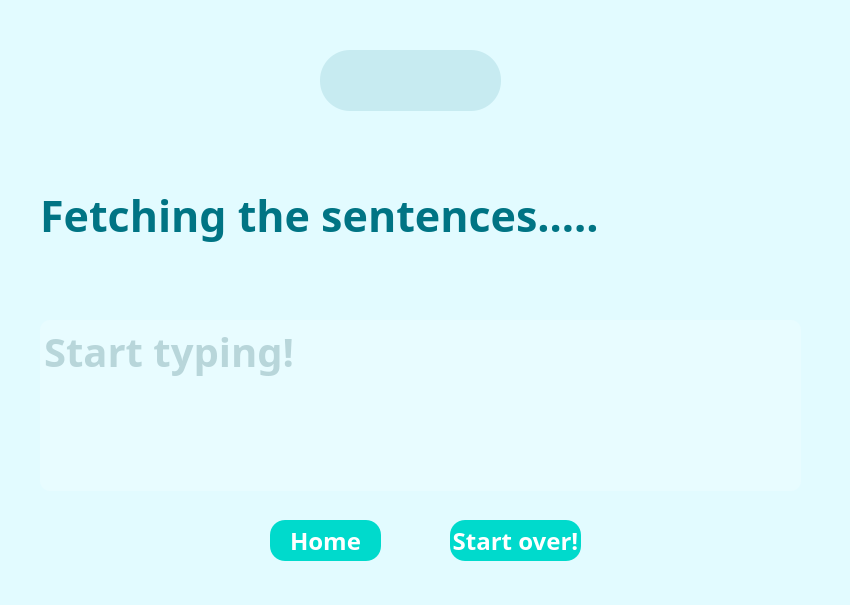
<?xml version="1.0" encoding="UTF-8"?>
<ui version="4.0">
 <class>typingGame</class>
 <widget class="QMainWindow" name="typingGame">
  <property name="geometry">
   <rect>
    <x>0</x>
    <y>0</y>
    <width>850</width>
    <height>605</height>
   </rect>
  </property>
  <property name="maximumSize">
   <size>
    <width>850</width>
    <height>605</height>
   </size>
  </property>
  <property name="palette">
   <palette>
    <active/>
    <inactive/>
    <disabled/>
   </palette>
  </property>
  <property name="font">
   <font>
    <family>Baloo Chettan 2</family>
    <pointsize>18</pointsize>
   </font>
  </property>
  <property name="windowTitle">
   <string>typeRush</string>
  </property>
  <property name="whatsThis">
   <string>&lt;html&gt;&lt;head/&gt;&lt;body&gt;&lt;p&gt;harmonize&lt;/p&gt;&lt;/body&gt;&lt;/html&gt;</string>
  </property>
  <property name="styleSheet">
   <string notr="true"/>
  </property>
  <property name="locale">
   <locale language="English" country="UnitedStates"/>
  </property>
  <property name="documentMode">
   <bool>true</bool>
  </property>
  <property name="unifiedTitleAndToolBarOnMac">
   <bool>true</bool>
  </property>
  <widget class="QWidget" name="centralwidget">
   <property name="minimumSize">
    <size>
     <width>850</width>
     <height>605</height>
    </size>
   </property>
   <property name="palette">
    <palette>
     <active/>
     <inactive/>
     <disabled/>
    </palette>
   </property>
   <property name="font">
    <font>
     <family>Baloo Chettan 2</family>
     <pointsize>18</pointsize>
    </font>
   </property>
   <widget class="QGroupBox" name="settings">
    <property name="enabled">
     <bool>true</bool>
    </property>
    <property name="geometry">
     <rect>
      <x>-10</x>
      <y>0</y>
      <width>881</width>
      <height>605</height>
     </rect>
    </property>
    <property name="minimumSize">
     <size>
      <width>850</width>
      <height>605</height>
     </size>
    </property>
    <property name="styleSheet">
     <string notr="true">background-color: #e2fbff;
border-radius: 10px</string>
    </property>
    <property name="alignment">
     <set>Qt::AlignmentFlag::AlignJustify|Qt::AlignmentFlag::AlignVCenter</set>
    </property>
    <widget class="QLabel" name="timer">
     <property name="enabled">
      <bool>false</bool>
     </property>
     <property name="geometry">
      <rect>
       <x>330</x>
       <y>50</y>
       <width>181</width>
       <height>61</height>
      </rect>
     </property>
     <property name="font">
      <font>
       <family>Baloo Chettan 2</family>
       <pointsize>36</pointsize>
       <bold>true</bold>
      </font>
     </property>
     <property name="styleSheet">
      <string notr="true">color:rgb(0, 116, 132);
background-color: rgb(199, 235, 241);
border-radius: 30px;</string>
     </property>
     <property name="text">
      <string/>
     </property>
     <property name="alignment">
      <set>Qt::AlignmentFlag::AlignCenter</set>
     </property>
     <property name="wordWrap">
      <bool>true</bool>
     </property>
    </widget>
    <widget class="QTextEdit" name="textfield">
     <property name="geometry">
      <rect>
       <x>50</x>
       <y>320</y>
       <width>761</width>
       <height>171</height>
      </rect>
     </property>
     <property name="font">
      <font>
       <family>Baloo Chettan 2</family>
       <pointsize>30</pointsize>
       <bold>true</bold>
      </font>
     </property>
     <property name="styleSheet">
      <string notr="true">color:rgb(135, 175, 181);
background-color: rgb(232, 252, 255)</string>
     </property>
     <property name="inputMethodHints">
      <set>Qt::InputMethodHint::ImhMultiLine|Qt::InputMethodHint::ImhNoPredictiveText</set>
     </property>
     <property name="lineWidth">
      <number>7</number>
     </property>
     <property name="midLineWidth">
      <number>7</number>
     </property>
     <property name="placeholderText">
      <string>Start typing!</string>
     </property>
    </widget>
    <widget class="QLabel" name="sentencelabel">
     <property name="geometry">
      <rect>
       <x>50</x>
       <y>120</y>
       <width>761</width>
       <height>191</height>
      </rect>
     </property>
     <property name="font">
      <font>
       <family>Baloo Chettan 2</family>
       <pointsize>32</pointsize>
       <bold>true</bold>
      </font>
     </property>
     <property name="styleSheet">
      <string notr="true">color:rgb(0, 116, 132)</string>
     </property>
     <property name="text">
      <string>Fetching the sentences.....</string>
     </property>
     <property name="wordWrap">
      <bool>true</bool>
     </property>
    </widget>
    <widget class="QPushButton" name="restartbutton">
     <property name="geometry">
      <rect>
       <x>460</x>
       <y>520</y>
       <width>131</width>
       <height>41</height>
      </rect>
     </property>
     <property name="font">
      <font>
       <family>Baloo Chettan 2</family>
       <pointsize>18</pointsize>
       <bold>true</bold>
      </font>
     </property>
     <property name="styleSheet">
      <string notr="true">background-color: #00dacc;
color: rgb(255, 255, 255);
border-radius: 15px;
</string>
     </property>
     <property name="text">
      <string>Start over!</string>
     </property>
     <property name="default">
      <bool>false</bool>
     </property>
     <property name="flat">
      <bool>false</bool>
     </property>
    </widget>
    <widget class="QPushButton" name="homebutton">
     <property name="geometry">
      <rect>
       <x>280</x>
       <y>520</y>
       <width>111</width>
       <height>41</height>
      </rect>
     </property>
     <property name="font">
      <font>
       <family>Baloo Chettan 2</family>
       <pointsize>18</pointsize>
       <bold>true</bold>
      </font>
     </property>
     <property name="styleSheet">
      <string notr="true">background-color: #00dacc;
color: rgb(255, 255, 255);
border-radius: 15px;
</string>
     </property>
     <property name="text">
      <string>Home</string>
     </property>
     <property name="default">
      <bool>false</bool>
     </property>
     <property name="flat">
      <bool>false</bool>
     </property>
    </widget>
   </widget>
  </widget>
 </widget>
 <resources/>
 <connections/>
</ui>
